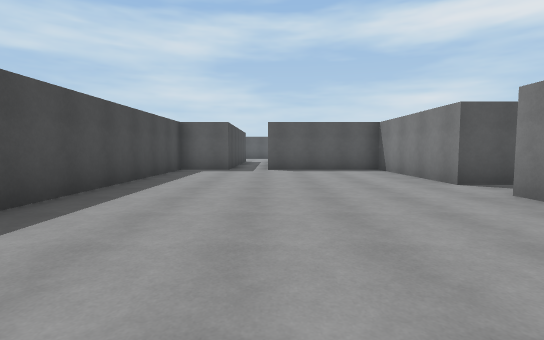
view 1 (above)

16 first-person views from a walk through a Unity game level. The camera is 1.3 m above the floor, tilts 4° down and sees 85° across. The floor is counted in squares, 2 m on a side. Each view is taken from the middle of a square. On the plan, view 1 faces up. The plan holds only what a view shows up to about 9 squares ahead; the rest is blank. The player is left out.

view 2
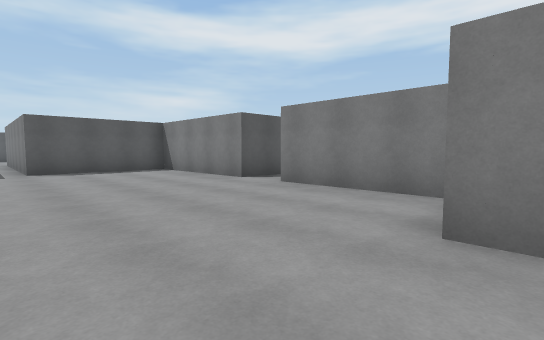

view 3
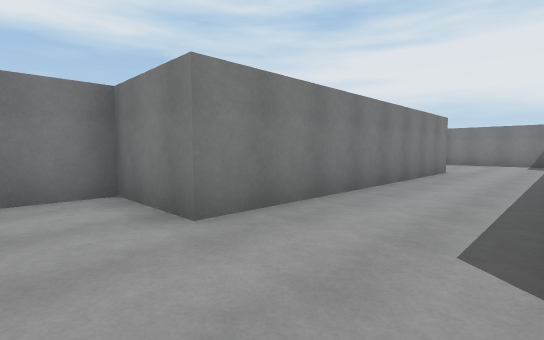

view 4
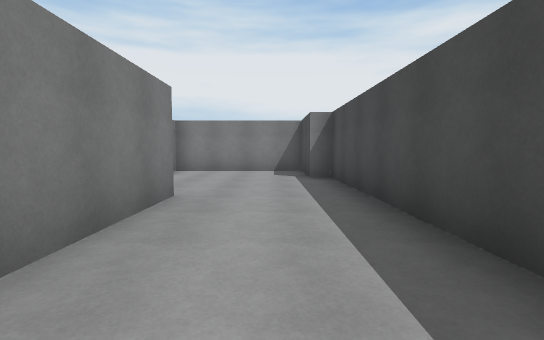

view 5
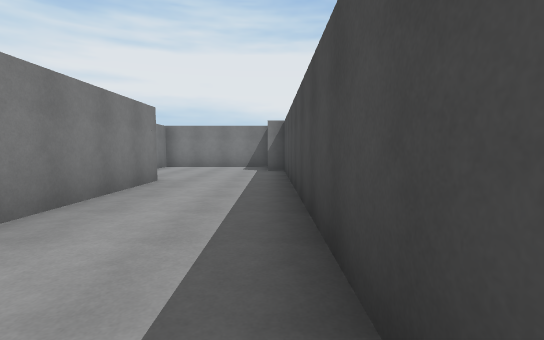

view 6
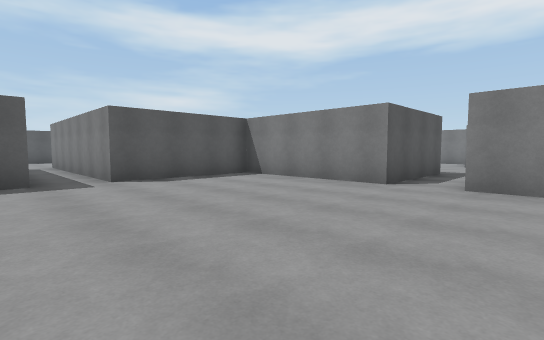

view 7
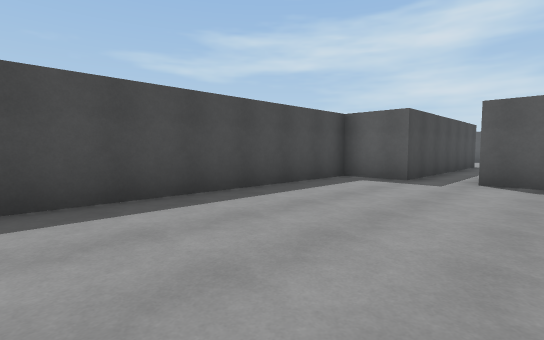

view 8
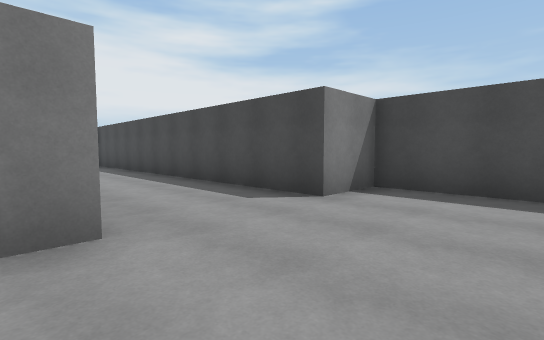

view 9
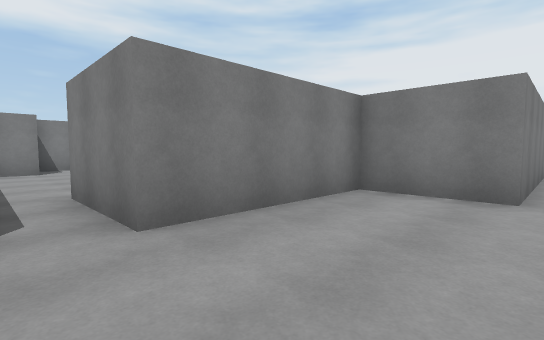

view 10
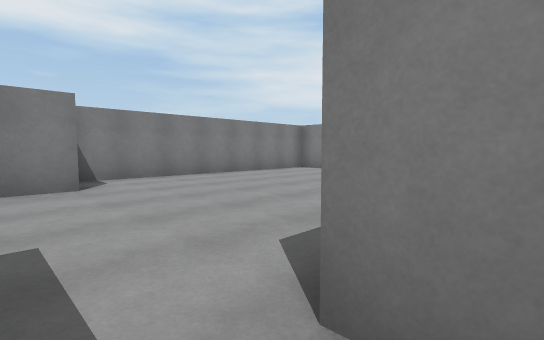

view 11
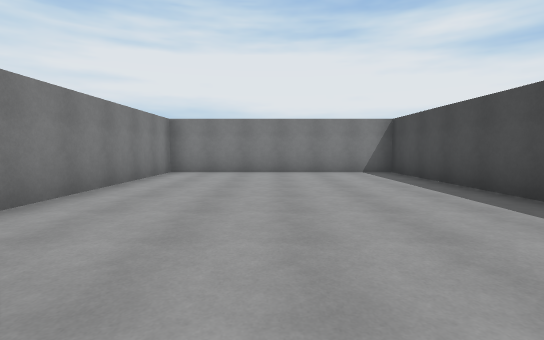

view 12
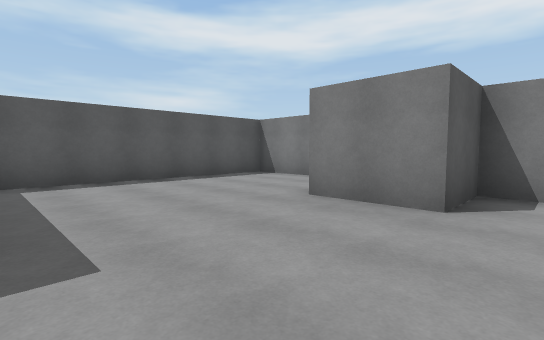

view 13
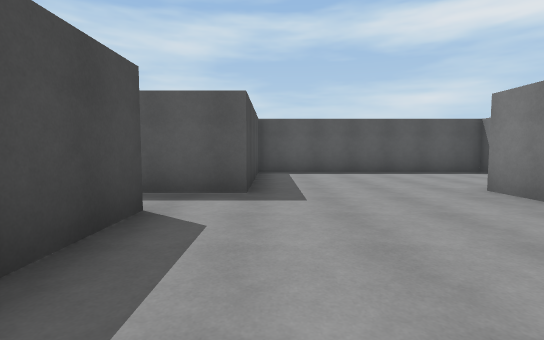

view 14
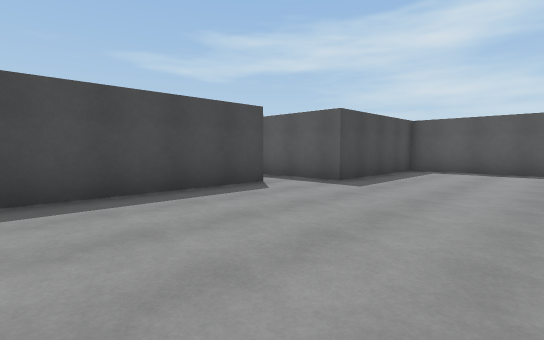

view 15
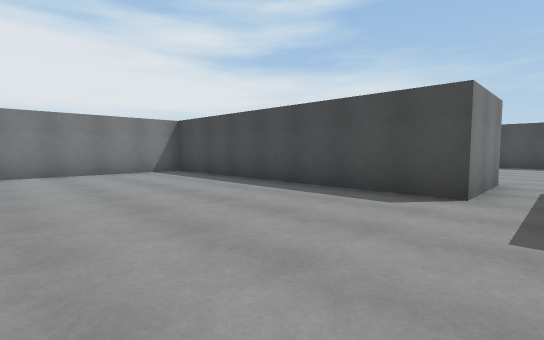

view 16
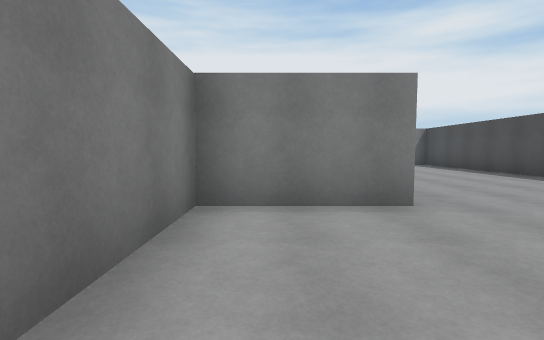

### Floor plan
Points are (right, up) in squares from view 1. A wall is a line through its corners. A room is listed if a view was taken in it or the views show most of it. See-through windows are left out.
Room 1 (views 1, 2, 3, 4, 5, 6, 7, 8, 9)
walls: (3.4, 5.4) (3.4, 9.4) (-0.1, 9.4) (-0.1, 13.9); (1.4, -7.1) (1.4, 0.6) (3.4, 0.6) (3.4, 4.1); (-1.4, 13.4) (-1.4, 9.4) (-2.9, 9.4) (-2.9, 0.6) (-1.4, 0.6) (-1.4, -9.9) (-0.9, -9.9) (-0.9, -11.9) (2.9, -11.9)
ways out: opening at (4.5, 5) to room 2
Room 2 (views 10, 11, 12, 13, 14, 15, 16)
walls: (3.4, 4.1) (5.6, 4.1) (5.6, -3.4) (11.9, -3.4) (11.9, 3.9) (10.4, 3.9) (10.4, 5.6) (12.9, 5.6) (12.9, 9.4) (6.6, 9.4) (6.6, 5.4) (3.4, 5.4)
ways out: opening at (4.5, 5) to room 1

Positions as (right, up) in squares from view 1, and headings:
1: (0, 0), facing up
2: (-1, 0), facing up-right
3: (-1, 2), facing down-right
4: (0, -3), facing down
5: (-1, -1), facing down
6: (-2, 3), facing up-right
7: (1, 3), facing up-left
8: (2, 3), facing down-left
9: (1, 5), facing down-right
10: (5, 5), facing down-right
11: (9, 5), facing down
12: (7, 3), facing up-right
13: (7, 1), facing up
14: (10, 0), facing up-left
15: (10, 5), facing down-left
16: (12, 9), facing down
